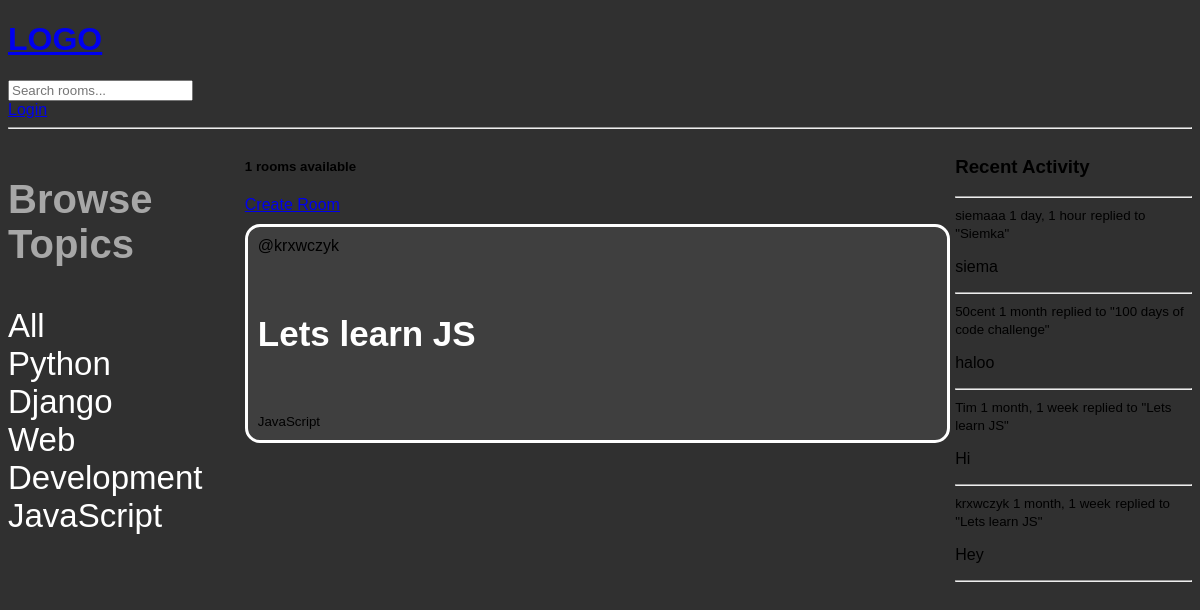
Screenshot of /?q=JavaScript with the database file from the repository.
### base/models.py (models this page shows)
class Topic(models.Model):
    name = models.CharField(max_length=200)
    def __str__(self):
        return self.name

class Room(models.Model):
    host = models.ForeignKey(User, on_delete=models.SET_NULL, null=True)
    topic = models.ForeignKey(Topic, on_delete=models.SET_NULL, null=True)
    name = models.CharField(max_length=200)
    description = models.TextField(null=True, blank=True)
    participants = models.ManyToManyField(User, related_name='participants', blank=True)
    updated = models.DateTimeField(auto_now=True)
    created = models.DateTimeField(auto_now_add=True)
    class Meta:
        ordering = ['-updated', '-created']
    def __str__(self):
        return self.name

class Message(models.Model):
    user = models.ForeignKey(User, on_delete=models.CASCADE)
    room = models.ForeignKey(Room, on_delete=models.CASCADE)
    body = models.TextField()
    updated = models.DateTimeField(auto_now=True)
    created = models.DateTimeField(auto_now_add=True)
    class Meta:
        ordering = ['-updated', '-created']
    def __str__(self):
        return self.body[0:50]

### base/views.py (the view)
# urls.py: path('', views.home, name="home"),
def home(request):
    q = request.GET.get('q') if request.GET.get('q') != None else ''
    rooms = Room.objects.filter(
        Q(topic__name__icontains=q) |
        Q(name__icontains=q) |
        Q(description__icontains=q)
        )
    topics = Topic.objects.all()
    room_count = rooms.count()
    room_messages = Message.objects.all()
    context = {'rooms': rooms, 'topics':topics,
               'room_count': room_count,
               'room_messages':room_messages}
    return render(request, 'base/home.html', context)

### base/templates/base/home.html (shortened to what this page needs)
{% extends 'main.html' %}
{% block content %}
<div class="home-container">
    <div class="topics">
        <h3>Browse Topics</h3>
        <div class="topic_name">
            <a href="{% url 'home' %}">All</a>
        </div>
        {% for topic in topics %}
            <div class="topic_name">
                <a href="{% url 'home' %}?q={{topic.name}}">{{topic.name}}</a>
            </div>
        {% endfor %}
    </div>
    <div>
        <h5>{{room_count}} rooms available</h5>
        <a href="{% url 'create-room' %}">Create Room</a>
        <div class="rooms">
            {% for room in rooms %}
            <div class="room">
                <span>@{{room.host.username}}</span>
                <h5><a href="/room/{{room.id}}">{{room.name}}</a></h5>
                <small>{{room.topic}}</small>
            </div>
            {% endfor %}
        </div>
    </div>
    <div>
        <h3>Recent Activity</h3>
        <hr>
        {% for message in room_messages %}
            <div>
                <small>{{message.user}} {{message.created|timesince}}</small>
                <small>replied to "{{message.room}}"</small>
                <p>{{message}}</p>
                <hr>
            </div>
        {% endfor %}
    </div>
</div>
{% endblock %}

### static/css/style.css (style rules this page uses)
body { background-color: rgb(48, 48, 48); font-family: arial; }
.home-container { display:grid; grid-template-columns: 1fr 3fr 1fr; }
.topics h3 { color:rgb(167, 167, 167); font-size: 40px; }
.topic_name a { text-decoration: none; color:rgb(255, 255, 255); font-size: 33px; }
.room { border: 3px solid white; margin-top: 10px; border-radius: 15px; padding: 10px ; margin-right: 5px; background-color: rgb(63, 63, 63); }
.room a,.room h5 { text-decoration: none; color: white; font-size: 35px; }

### rows the page displays
Topic: name "Python"
Topic: name "Django"
Topic: name "Web Development"
Topic: name "JavaScript"
Room: host.username "krxwczyk", name "Lets learn JS", topic "JavaScript"
Message: user "siemaaa", created "1 day, 1 hour", room "Siemka", body "siema"
Message: user "50cent", created "1 month", room "100 days of code challenge", body "haloo"
Message: user "Tim", created "1 month, 1 week", room "Lets learn JS", body "Hi"
Message: user "krxwczyk", created "1 month, 1 week", room "Lets learn JS", body "Hey"

### other values shown
{{ room_count }} "1"
